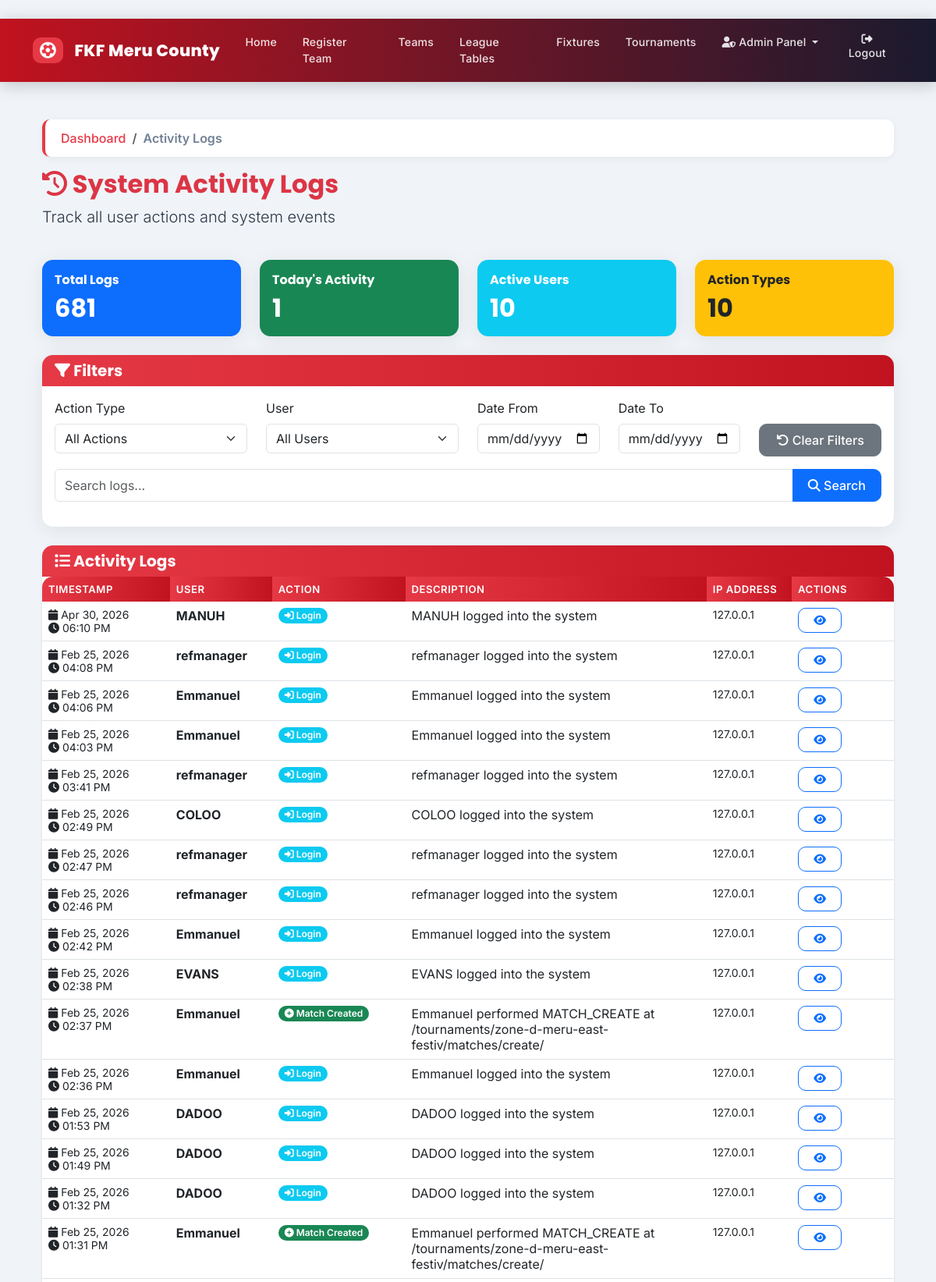
The app's page /admin-dashboard/activity-logs/ (signed in, upper part) with its own data.
### admin_dashboard/models.py (models this page shows, shortened)
class ActivityLog(models.Model):
    ACTION_CHOICES = [
        ('LOGIN', 'Login'),
        ('LOGOUT', 'Logout'),
        ('PASSWORD_CHANGE', 'Password Change'),
        ('TEAM_CREATE', 'Team Created'),
        ('TEAM_UPDATE', 'Team Updated'),
        ('TEAM_DELETE', 'Team Deleted'),
        ('TEAM_APPROVE', 'Team Approved'),
        ('TEAM_REJECT', 'Team Rejected'),
        ('TEAM_SUSPEND', 'Team Suspended'),
        ('PLAYER_CREATE', 'Player Created'),
        ('PLAYER_UPDATE', 'Player Updated'),
        ('PLAYER_DELETE', 'Player Deleted'),
        ('PLAYER_TRANSFER', 'Player Transfer'),
        ('MATCH_CREATE', 'Match Created'),
        ('MATCH_UPDATE', 'Match Updated'),
        ('MATCH_DELETE', 'Match Deleted'),
        ('MATCH_RESCHEDULE', 'Match Rescheduled'),
        ('MATCH_REPORT', 'Match Report Submitted'),
        ('MATCH_REPORT_APPROVE', 'Match Report Approved'),
        ('FIXTURE_GENERATE', 'Fixtures Generated'),
        ('FIXTURE_REGENERATE', 'Fixtures Regenerated'),
        ('ZONE_ASSIGN', 'Zone Assigned'),
        ('ZONE_UPDATE', 'Zone Updated'),
        ('PAYMENT_RECEIVED', 'Payment Received'),
        ('PAYMENT_VERIFIED', 'Payment Verified'),
        ('SUSPENSION_CREATE', 'Suspension Created'),
        ('SUSPENSION_LIFT', 'Suspension Lifted'),
        ('MATCHDAY_SQUAD_SUBMIT', 'Matchday Squad Submitted'),
        ('SQUAD_APPROVE', 'Squad Approved'),
        ('SQUAD_REJECT', 'Squad Rejected'),
        ('REFEREE_REGISTER', 'Referee Registered'),
        ('REFEREE_APPROVE', 'Referee Approved'),
        ('REFEREE_ACTION', 'Referee Action'),
        ('USER_CREATE', 'User Created'),
        ('USER_UPDATE', 'User Updated'),
        ('USER_DELETE', 'User Deleted'),
        ('USER_ROLE_CHANGE', 'User Role Changed'),
        ('CONFIG_CHANGE', 'Configuration Changed'),
        ('REGISTRATION_TOGGLE', 'Registration Window Toggled'),
        ('ADMIN_ACTION', 'Admin Action'),
        ('PAYMENT_ACTION', 'Payment Action'),
        ('OTHER', 'Other Action'),
    ]
    user = models.ForeignKey(
        settings.AUTH_USER_MODEL,
        on_delete=models.SET_NULL,
        null=True,
        related_name='activity_logs'
    )
    action = models.CharField(max_length=50, choices=ACTION_CHOICES)
    description = models.TextField()
    timestamp = models.DateTimeField(default=timezone.now, db_index=True)
    content_type = models.ForeignKey(ContentType, on_delete=models.SET_NULL, null=True, blank=True)
    object_id = models.PositiveIntegerField(null=True, blank=True)
    content_object = GenericForeignKey('content_type', 'object_id')
    object_repr = models.CharField(max_length=200, blank=True)  # String representation
    ip_address = models.GenericIPAddressField(null=True, blank=True)
    user_agent = models.CharField(max_length=500, blank=True)
    extra_data = models.JSONField(default=dict, blank=True)
    changes_json = models.TextField(blank=True, default='{}', help_text="JSON representation of changes")
    previous_state = models.JSONField(null=True, blank=True, help_text="State before action for undo")
    new_state = models.JSONField(null=True, blank=True, help_text="State after action")
    can_undo = models.BooleanField(default=False, help_text="Whether this action can be undone")
    is_undone = models.BooleanField(default=False, help_text="Whether this action has been undone")
    undone_at = models.DateTimeField(null=True, blank=True)
    undone_by = models.ForeignKey(
        settings.AUTH_USER_MODEL,
        on_delete=models.SET_NULL,
        null=True,
        blank=True,
        related_name='undone_actions'
    )
    undo_reason = models.TextField(blank=True)
    class Meta:
        ordering = ['-timestamp']
        indexes = [
            models.Index(fields=['-timestamp']),
            models.Index(fields=['user', '-timestamp']),
            models.Index(fields=['action', '-timestamp']),
        ]
        verbose_name = 'Activity Log'
        verbose_name_plural = 'Activity Logs'
    @property
    def action_class(self):
        critical_actions = ['DELETE', 'SUSPEND', 'REJECT', 'REGENERATE']
        warning_actions = ['UPDATE', 'RESCHEDULE', 'TRANSFER']
        success_actions = ['CREATE', 'APPROVE', 'GENERATE']
        action_upper = self.action.upper()
        if any(word in action_upper for word in critical_actions):
            return 'danger'
        elif any(word in action_upper for word in warning_actions):
            return 'warning'
        elif any(word in action_upper for word in success_actions):
            return 'success'
        elif 'LOGIN' in action_upper or 'LOGOUT' in action_upper:
            return 'info'
        else:
            return 'secondary'
    @property
    def action_icon(self):
        icon_map = {
            'LOGIN': 'sign-in-alt',
            'LOGOUT': 'sign-out-alt',
            'CREATE': 'plus-circle',
            'UPDATE': 'edit',
            'DELETE': 'trash',
            'APPROVE': 'check-circle',
            'REJECT': 'times-circle',
            'SUSPEND': 'ban',
            'TRANSFER': 'exchange-alt',
            'GENERATE': 'random',
            'PAYMENT': 'money-bill',
        }
        for key, icon in icon_map.items():
            if key in self.action.upper():
                return icon
        return 'info-circle'
    def can_be_undone(self):
        if self.is_undone:
            return False
        if not self.can_undo:
            return False
        days_old = (timezone.now() - self.timestamp).days
        if days_old > 7:
            return False
        return True

### admin_dashboard/activity_views.py (the view, shortened to what this page needs)
# urls.py: path('activity-logs/', activity_views.activity_logs, name='activity_logs'),
@staff_member_required
def activity_logs(request):
    action_filter = request.GET.get('action', '')
    user_filter = request.GET.get('user', '')
    date_from = request.GET.get('date_from', '')
    date_to = request.GET.get('date_to', '')
    search_query = request.GET.get('search', '')
    logs = ActivityLog.objects.select_related('user', 'content_type').all()
    if action_filter:
        logs = logs.filter(action=action_filter)
    if user_filter:
        logs = logs.filter(user_id=user_filter)
    if date_from:
        try:
            date_from_obj = datetime.strptime(date_from, '%Y-%m-%d')
            logs = logs.filter(timestamp__gte=date_from_obj)
        except ValueError:
            pass
    if search_query:
        logs = logs.filter(
            Q(description__icontains=search_query) |
            Q(object_repr__icontains=search_query) |
            Q(user__username__icontains=search_query)
        )
    total_logs = logs.count()
    today_logs = logs.filter(timestamp__date=timezone.now().date()).count()
    action_stats = logs.values('action').annotate(
        count=Count('action')
    ).order_by('-count')[:10]
    user_stats = logs.values('user__username', 'user__id').annotate(
        count=Count('user')
    ).order_by('-count')[:10]
    paginator = Paginator(logs, 50)  # Show 50 logs per page
    page_number = request.GET.get('page', 1)
    page_obj = paginator.get_page(page_number)
    all_actions = ActivityLog.objects.values_list('action', flat=True).distinct()
    all_users = User.objects.filter(activity_logs__isnull=False).distinct()
    context = {
        'page_obj': page_obj,
        'total_logs': total_logs,
        'today_logs': today_logs,
        'action_stats': action_stats,
        'user_stats': user_stats,
        'all_actions': all_actions,
        'all_users': all_users,
        'action_filter': action_filter,
        'user_filter': user_filter,
        'date_from': date_from,
        'date_to': date_to,
        'search_query': search_query,
    }
    return render(request, 'admin_dashboard/activity_logs.html', context)

### templates/admin_dashboard/activity_logs.html (shortened to what this page needs)
﻿{% extends 'base.html' %}
{% load static %}
{% block content %}
<div class="container-fluid mt-4">
    <div class="row mb-4">
        <div class="col-12">
            <nav aria-label="breadcrumb">
                <ol class="breadcrumb">
                    <li class="breadcrumb-item"><a href="{% url 'teams:dashboard' %}">Dashboard</a></li>
                    <li class="breadcrumb-item active">Activity Logs</li>
                </ol>
            </nav>
            <h2 class="text-danger">
                <i class="fas fa-history"></i> System Activity Logs
            </h2>
            <p class="lead">Track all user actions and system events</p>
        </div>
    </div>
    <div class="row mb-4">
        <div class="col-md-3">
            <div class="card bg-primary text-white">
                <div class="card-body">
                    <h6 class="card-title">Total Logs</h6>
                    <h2 class="mb-0">{{ total_logs|default:0 }}</h2>
                </div>
            </div>
        </div>
        <div class="col-md-3">
            <div class="card bg-success text-white">
                <div class="card-body">
                    <h6 class="card-title">Today's Activity</h6>
                    <h2 class="mb-0">{{ today_logs|default:0 }}</h2>
                </div>
            </div>
        </div>
        <div class="col-md-3">
            <div class="card bg-info text-white">
                <div class="card-body">
                    <h6 class="card-title">Active Users</h6>
                    <h2 class="mb-0">{{ user_stats|length }}</h2>
                </div>
            </div>
        </div>
        <div class="col-md-3">
            <div class="card bg-warning text-dark">
                <div class="card-body">
                    <h6 class="card-title">Action Types</h6>
                    <h2 class="mb-0">{{ action_stats|length }}</h2>
                </div>
            </div>
        </div>
    </div>
    <div class="row mb-4">
        <div class="col-12">
            <div class="card">
                <div class="card-header" style="background:linear-gradient(90deg,#e63946,#c1121f);color:white;">
                    <h5 class="mb-0"><i class="fas fa-filter"></i> Filters</h5>
                </div>
                <div class="card-body">
                    <form method="get" id="filterForm">
                        <div class="row">
                            <div class="col-md-3 mb-2">
                                <label class="form-label">Action Type</label>
                                <select name="action" class="form-select" onchange="document.getElementById('filterForm').submit();">
                                    <option value="">All Actions</option>
                                </select>
                            </div>
                            <div class="col-md-3 mb-2">
                                <label class="form-label">User</label>
                                <select name="user" class="form-select" onchange="document.getElementById('filterForm').submit();">
                                    <option value="">All Users</option>
                                </select>
                            </div>
                            <div class="col-md-2 mb-2">
                                <label class="form-label">Date From</label>
                                <input type="date" name="date_from" class="form-control" value="{{ date_from }}" onchange="document.getElementById('filterForm').submit();">
                            </div>
                            <div class="col-md-2 mb-2">
                                <label class="form-label">Date To</label>
                                <input type="date" name="date_to" class="form-control" value="{{ date_to }}" onchange="document.getElementById('filterForm').submit();">
                            </div>
                            <div class="col-md-2 mb-2">
                                <label class="form-label">&nbsp;</label>
                                <a href="{% url 'admin_dashboard:activity_logs' %}" class="btn btn-secondary w-100">
                                    <i class="fas fa-undo"></i> Clear Filters
                                </a>
                            </div>
                        </div>
                        <div class="row mt-2">
                            <div class="col-md-12">
                                <div class="input-group">
                                    <input type="text" name="search" class="form-control" placeholder="Search logs..." value="{{ search_query }}">
                                    <button class="btn btn-primary" type="submit">
                                        <i class="fas fa-search"></i> Search
                                    </button>
                                </div>
                            </div>
                        </div>
                    </form>
                </div>
            </div>
        </div>
    </div>
    <div class="row">
        <div class="col-12">
            <div class="card shadow-sm">
                <div class="card-header" style="background:linear-gradient(90deg,#e63946,#c1121f);color:white;">
                    <h5 class="mb-0"><i class="fas fa-list"></i> Activity Logs</h5>
                </div>
                <div class="card-body p-0">
                    {% if page_obj %}
                    <div class="table-responsive">
                        <table class="table table-hover mb-0">
                            <thead class="table-light">
                                <tr>
                                    <th width="15%">Timestamp</th>
                                    <th width="12%">User</th>
                                    <th width="12%">Action</th>
                                    <th>Description</th>
                                    <th width="10%">IP Address</th>
                                    <th width="12%">Actions</th>
                                </tr>
                            </thead>
                            <tbody>
                                {% for log in page_obj %}
                                <tr{% if log.is_undone %} class="table-secondary"{% endif %}>
                                    <td>
                                        <small>
                                            <i class="fas fa-calendar"></i> {{ log.timestamp|date:"M d, Y" }}<br>
                                            <i class="fas fa-clock"></i> {{ log.timestamp|time:"h:i A" }}
                                        </small>
                                    </td>
                                    <td>
                                        {% if log.user %}
                                        <strong>{{ log.user.username }}</strong>
                                        {% else %}
                                        <span class="text-muted">System</span>
                                        {% endif %}
                                    </td>
                                    <td>
                                        <span class="badge bg-{{ log.action_class }} rounded-pill">
                                            <i class="fas fa-{{ log.action_icon }}"></i> {{ log.get_action_display }}
                                        </span>
                                    </td>
                                    <td>
                                        {{ log.description|truncatechars:100 }}
                                    </td>
                                    <td><small>{{ log.ip_address|default:"-" }}</small></td>
                                    <td>
                                        <a href="{% url 'admin_dashboard:activity_log_detail' log.id %}" class="btn btn-sm btn-outline-primary" title="View Details">
                                            <i class="fas fa-eye"></i>
                                        </a>
                                    </td>
                                </tr>
                                {% endfor %}
                            </tbody>
                        </table>
                    </div>
                    {% else %}
                    <div class="p-4 text-center">
                        <i class="fas fa-inbox fa-3x text-muted mb-3"></i>
                        <p class="text-muted">No activity logs found</p>
                    </div>
                    {% endif %}
                </div>
            </div>
        </div>
    </div>
</div>
{% endblock %}

### records on screen
ActivityLog: timestamp "Apr 30, 2026", timestamp "06:10 PM", user.username "MANUH", action "Login", description "MANUH logged into the system", ip_address "127.0.0.1"
ActivityLog: timestamp "Feb 25, 2026", timestamp "04:08 PM", user.username "refmanager", action "Login", description "refmanager logged into the system", ip_address "127.0.0.1"
ActivityLog: timestamp "Feb 25, 2026", timestamp "04:06 PM", user.username "Emmanuel", action "Login", description "Emmanuel logged into the system", ip_address "127.0.0.1"
ActivityLog: timestamp "Feb 25, 2026", timestamp "04:03 PM", user.username "Emmanuel", action "Login", description "Emmanuel logged into the system", ip_address "127.0.0.1"
ActivityLog: timestamp "Feb 25, 2026", timestamp "03:41 PM", user.username "refmanager", action "Login", description "refmanager logged into the system", ip_address "127.0.0.1"
ActivityLog: timestamp "Feb 25, 2026", timestamp "02:49 PM", user.username "COLOO", action "Login", description "COLOO logged into the system", ip_address "127.0.0.1"
ActivityLog: timestamp "Feb 25, 2026", timestamp "02:47 PM", user.username "refmanager", action "Login", description "refmanager logged into the system", ip_address "127.0.0.1"
ActivityLog: timestamp "Feb 25, 2026", timestamp "02:46 PM", user.username "refmanager", action "Login", description "refmanager logged into the system", ip_address "127.0.0.1"
ActivityLog: timestamp "Feb 25, 2026", timestamp "02:42 PM", user.username "Emmanuel", action "Login", description "Emmanuel logged into the system", ip_address "127.0.0.1"
ActivityLog: timestamp "Feb 25, 2026", timestamp "02:38 PM", user.username "EVANS", action "Login", description "EVANS logged into the system", ip_address "127.0.0.1"
ActivityLog: timestamp "Feb 25, 2026", timestamp "02:37 PM", user.username "Emmanuel", action "Match Created", description "Emmanuel performed MATCH_CREATE at /tournaments/zone-d-meru-east-festiv/matches/create/", ip_address "127.0.0.1"
ActivityLog: timestamp "Feb 25, 2026", timestamp "02:36 PM", user.username "Emmanuel", action "Login", description "Emmanuel logged into the system", ip_address "127.0.0.1"
ActivityLog: timestamp "Feb 25, 2026", timestamp "01:53 PM", user.username "DADOO", action "Login", description "DADOO logged into the system", ip_address "127.0.0.1"
ActivityLog: timestamp "Feb 25, 2026", timestamp "01:49 PM", user.username "DADOO", action "Login", description "DADOO logged into the system", ip_address "127.0.0.1"
ActivityLog: timestamp "Feb 25, 2026", timestamp "01:32 PM", user.username "DADOO", action "Login", description "DADOO logged into the system", ip_address "127.0.0.1"
ActivityLog: timestamp "Feb 25, 2026", timestamp "01:31 PM", user.username "Emmanuel", action "Match Created", description "Emmanuel performed MATCH_CREATE at /tournaments/zone-d-meru-east-festiv/matches/create/", ip_address "127.0.0.1"

### other values on screen
{{ total_logs|default:0 }} "681"
{{ today_logs|default:0 }} "1"
{{ user_stats|length }} "10"
{{ action_stats|length }} "10"
